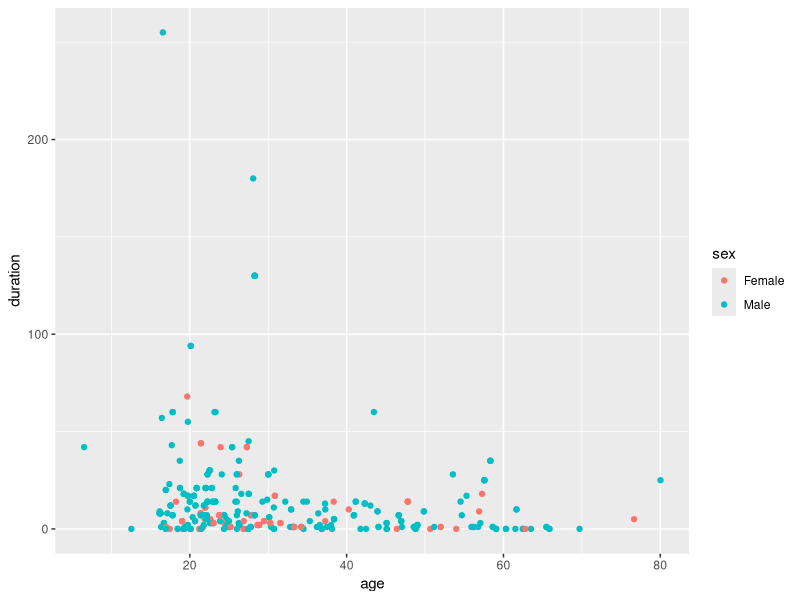
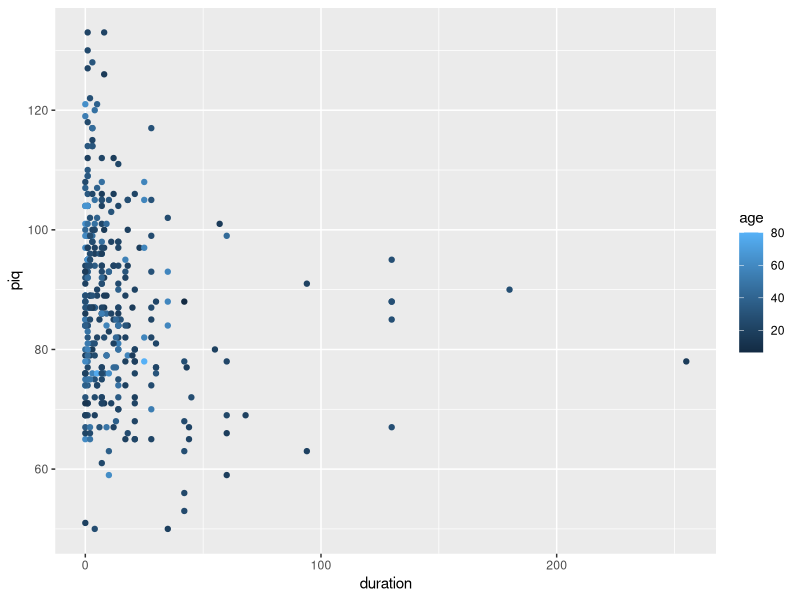
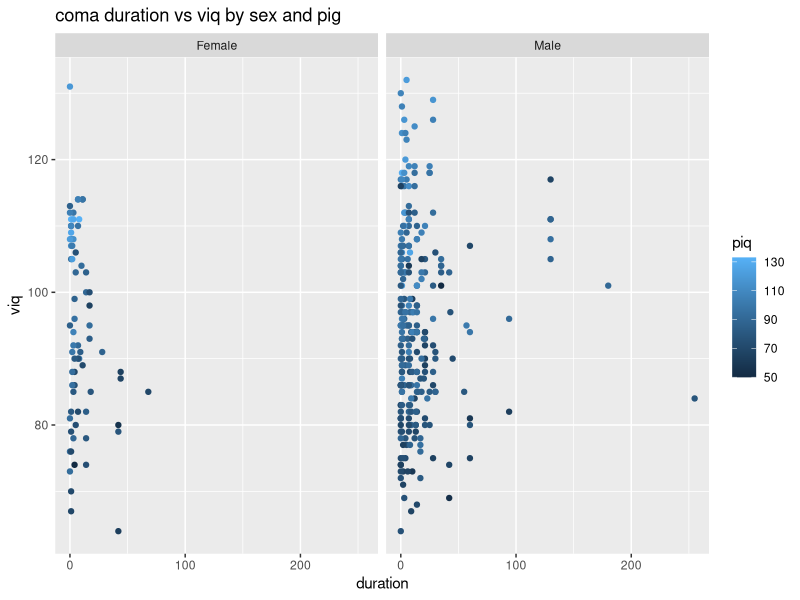
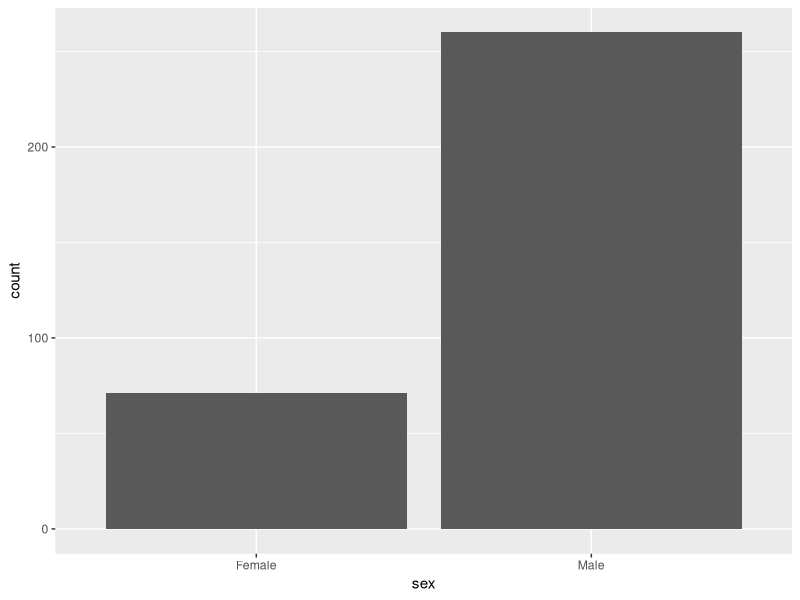
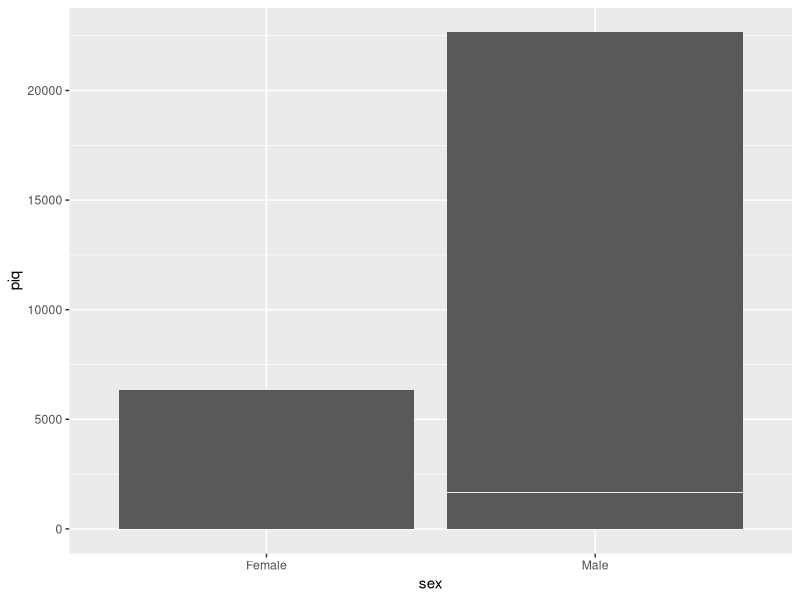
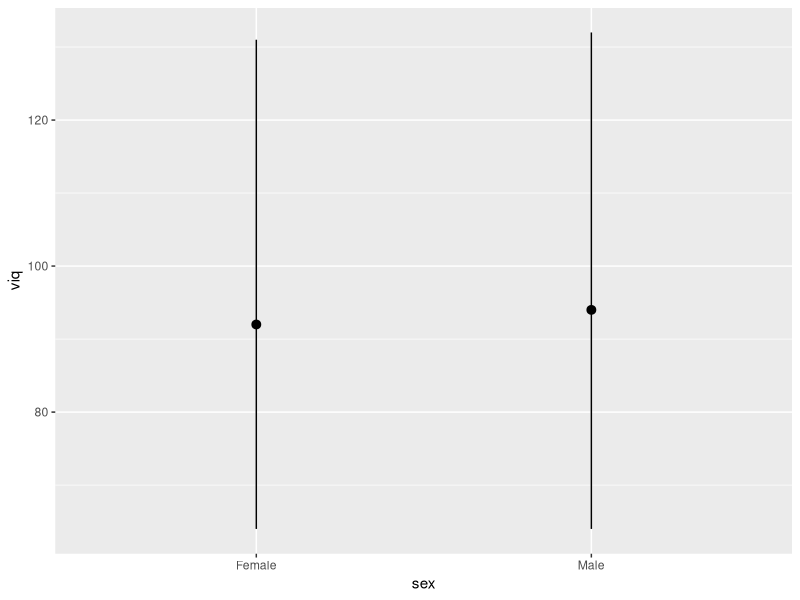

The R source for these figures, in order: (Note: this script raises an error after producing the figures.)

##############################################################################
## Worksheet 4: ggplot
##############################################################################


## 1. libraries and data -----------------------------
rm(list=ls()) 

## Load the data.table and car libraries. 
library(data.table)
library(car)
library(ggplot2)
## load the dataset called "Wong" from the car library, and convert it to a data.table called "comas".
data(Wong)
comas <- data.table(Wong)
## 2. Plots -----------------------------

## Make a scatter plot of age vs coma duration, colored by sex.
plot_1 <- ggplot(data = comas, mapping = aes(x=age,y=duration)) +
  geom_point(aes(color=sex))
print(plot_1)
## Make a scatter plot of coma duration vs piq, colored by age.
plot_2 <- ggplot(data = comas, mapping = aes(x=duration,y=piq)) +
  geom_point(aes(color=age))
print(plot_2)
## Make a scatter plot of coma duration vs viq, faceted by sex and colored by piq.
## Label it appropriately. 
plot_3 <- ggplot(data = comas, mapping = aes(x=duration,y=viq)) +
  geom_point(aes(color=piq)) +
  facet_grid(~sex) +
  labs(title = "coma duration vs viq by sex and pig")
print(plot_3)
# ---

## Make a histogram (bar chart with counts) of the datset, by sex.
plot_chart <- ggplot(data = comas) +
  geom_bar(mapping = aes(x=sex))
print(plot_chart)
## Change this histogram so the y-axis is mean piq. 
plot_chart_piq <- ggplot(data = comas) +
  geom_bar(mapping = aes(x=sex, y=piq), stat = "identity")
print(plot_chart_piq)

plot_chart_piq_1 <- ggplot(data = comas) +
  stat_summary(mapping = aes(x=sex, y=viq), 
               fun.ymin = min,
               fun.ymax = max,
               fun.y = median)
print(plot_chart_piq_1)

plot_chart_piq_2 <- ggplot(data = comas) +
  geom_bar(mapping = aes(x=viq, y=days, fill=sex), stat = "identity") +
  facet_wrap(~freq)
print(plot_chart_piq_2)

## Make a new dataset containing only individuals with more than three observations. 
##  Make a line plot of this dataset showing "days" vs piq, colored by id. Superimpose
##  The data points (aka a scatter plot) over this line plot. 

comas[, count:=.N, by=list(id)]

more_than_three <- comas[count>3]
#more_than_three <- comas[, id:=as.factor(id)]
ggplot(data = more_than_three, mapping = aes(x=days, y=piq, color=id)) +
  geom_line() +
  geom_point()



library(plyr)
new_data <- merge(comas,data.table(count(comas,vars = "id")), all = T)
more_than_3 <- new_data[freq>2]
more_than_3_plot <- ggplot(data = more_than_3, mapping = aes(x=days, y=piq)) +
  geom_point(mapping=aes(color=id)) +
  geom_smooth() +
  labs(title="viq & days by id") 
print(more_than_3_plot)

plot_chart_piq_2 <- ggplot(data = more_than_3) +
  geom_bar(mapping = aes(x=viq, y=days, color=sex), stat = "identity") +
  facet_wrap(~freq) +
  scale_color_manual(values = c("red", "purple"))
print(plot_chart_piq_2)

more_than_3_plot_3 <- ggplot(data = more_than_3, mapping = aes(x=duration, y=piq)) +
  geom_point(mapping=aes(color=id)) +
  geom_smooth() +
  labs(title="viq & days by id")
print(more_than_3_plot)



